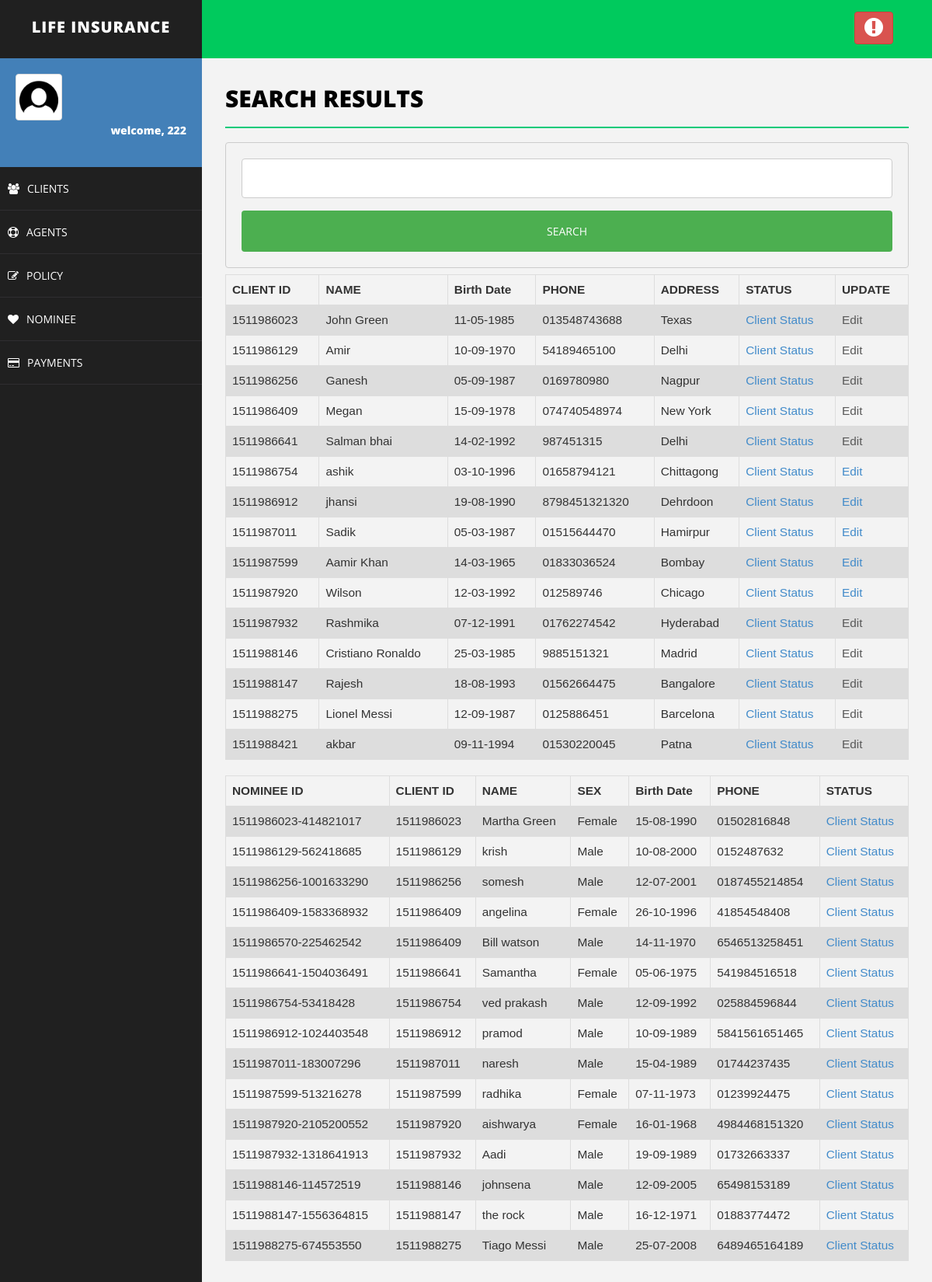
Screenshot of /lims/search.php (signed in) with the database file from the repository.
### tables this page shows
CREATE TABLE `client` (
  `client_id` varchar(200) NOT NULL,
  `client_password` varchar(30) NOT NULL,
  `name` varchar(50) NOT NULL,
  `sex` varchar(20) NOT NULL,
  `birth_date` varchar(20) NOT NULL,
  `marital_status` varchar(20) NOT NULL,
  `nid` varchar(50) NOT NULL,
  `phone` varchar(20) NOT NULL,
  `address` varchar(50) NOT NULL,
  `policy_id` varchar(50) NOT NULL,
  `agent_id` varchar(20) NOT NULL,
  `image` varchar(200) NOT NULL
);

CREATE TABLE `nominee` (
  `nominee_id` varchar(200) NOT NULL,
  `client_id` varchar(100) NOT NULL,
  `name` varchar(50) NOT NULL,
  `sex` varchar(20) NOT NULL,
  `birth_date` varchar(50) NOT NULL,
  `nid` varchar(50) NOT NULL,
  `relationship` varchar(20) NOT NULL,
  `priority` varchar(20) NOT NULL,
  `phone` varchar(50) NOT NULL
);

### lims/search.php (the view, shortened to what this page needs)
<!DOCTYPE html>
<html>
<head>
    <link href="assets/css/bootstrap.css" rel="stylesheet" />
    <link href="assets/css/font-awesome.css" rel="stylesheet" />
    <link href="assets/css/basic.css" rel="stylesheet" />
    <link href="assets/css/custom.css" rel="stylesheet" />
</head>
<body>
<?php include 'header.php';
?>
        <div id="page-wrapper">
                <div class="row">
                    <div class="col-md-12">
                        <h1 class="page-head-line">Search Results
						</h1>
						<div class= "searchBar">
		  <form action="search.php" method="post">
          <input type="text" name="key"><br>
          <input class="searchBtn" type="submit" value="SEARCH">
          </form>
	  </div>
                    </div>
                </div>
<?php
	   $key       = $_POST["key"];
         $sql="SELECT * FROM client WHERE client_id LIKE '%" . $key .  "%' OR name LIKE '%" . $key ."%' OR phone LIKE '%" . $key ."%'";
		 $result = $conn->query($sql);
	if ($result->num_rows > 0) {
	echo "<table class=\"table\">\n";
    echo "  <tr>\n";
    echo "    <th>CLIENT ID</th>\n";
    echo "    <th>NAME</th>\n";
    echo "    <th>Birth Date</th>\n";
    echo "    <th>PHONE</th>\n";
	echo "    <th>ADDRESS</th>\n";
	echo "    <th>STATUS</th>\n";
	echo "    <th>UPDATE</th>\n";
    echo "  </tr>";
	while($row = $result->fetch_assoc()) {
		echo "<tr>\n";
		echo "    <td>".$row["client_id"]."</td>\n";
		echo "    <td>".$row["name"]."</td>\n";
		echo "    <td>".$row["birth_date"]."</td>\n";
		echo "    <td>".$row["phone"]."</td>\n";
		echo "    <td>".$row["address"]."</td>\n";
		echo "    <td>"."<a href='clientStatus.php?client_id=".$row["client_id"]. "'>Client Status</a>"."</td>\n";
		if($row["agent_id"]== $username){
			echo "<td>"."<a href='editClient.php?client_id=".$row["client_id"]. "'>Edit</a>"."</td>\n";
		}else{
			echo "<td>"."<a class=\"dis\" href='editClient.php?client_id=".$row["client_id"]. "'>Edit</a>"."</td>\n";
		}
	   }
	  }else{ echo"Nothing found in Clients Table";echo"<br>";  echo"<br>";
	  }
	$sql = "SELECT * FROM nominee WHERE nominee_id LIKE '%" . $key .  "%' OR name LIKE '%" . $key ."%'";
	$result = $conn->query($sql);
		if ($result->num_rows > 0) {
	echo "<table class=\"table\">\n";
    echo "  <tr>\n";
	echo "    <th>NOMINEE ID</th>\n";
    echo "    <th>CLIENT ID</th>\n";
    echo "    <th>NAME</th>\n";
	echo "    <th>SEX</th>\n";
    echo "    <th>Birth Date</th>\n";
    echo "    <th>PHONE</th>\n";;
	echo "    <th>STATUS</th>\n";
    echo "  </tr>";
	while($row = $result->fetch_assoc()) {
		echo "<tr>\n";
		echo "    <td>".$row["nominee_id"]."</td>\n";
		echo "    <td>".$row["client_id"]."</td>\n";
		echo "    <td>".$row["name"]."</td>\n";
		echo "    <td>".$row["sex"]."</td>\n";
		echo "    <td>".$row["birth_date"]."</td>\n";
		echo "    <td>".$row["phone"]."</td>\n";
		echo "    <td>"."<a href='clientStatus.php?client_id=".$row["client_id"]. "'>Client Status</a>"."</td>\n";
	}
	echo "</table>\n";
	} else {
    echo "Nothing Found in Nominee Table";
	echo"<br>"; echo"<br>";
}
?>
        </div>
    </div>
</body>
</html>

### lims/assets/css/basic.css (style rules this page uses)
body { font-family: 'Open Sans', sans-serif; line-height:25px; }
#page-wrapper { padding: 15px 15px; min-height: 600px; background: #F3F3F3; }
.page-head-line { font-size: 30px; text-transform: uppercase; color: #000; font-weight: 800; padding-bottom: 20px; border-bottom: 2px solid #00CA79; margin-bottom: 10px; }
@media (min-width:768px) { #page-wrapper { margin: 0 0 0 260px; padding: 15px 30px; min-height: 1200px; } }

### lims/search.php (style rules this page uses)
table { font-family: arial, sans-serif; border-collapse: collapse; width: 100%; margin-left:0%; font-size:110%; }
td, th { border: 1px solid #dddddd; text-align: left; padding: 8px; }
tr:nth-child(even) { background-color: #dddddd; }
.dis { pointer-events: none; cursor: default; color:#595959; }
.searchBar { float: auto; cursor: pointer; width: 100%; padding: 12px 20px; margin: 8px 0; display: inline-block; border: 1px solid #ccc; border-radius: 4px; box-sizing: border-box; }
input[type=text], select { width: 100%; padding: 12px 20px; margin: 8px 0; display: inline-block; border: 1px solid #ccc; border-radius: 4px; box-sizing: border-box; }
input[type=submit] { width: 100%; background-color: #4CAF50; color: white; padding: 14px 20px; margin: 8px 0; border: none; border-radius: 4px; cursor: pointer; }

### rows the page displays
client: client_id "1511986023", name "John Green", birth_date "11-05-1985", phone "013548743688", address "Texas"
client: client_id "1511986129", name "Amir", birth_date "10-09-1970", phone "54189465100", address "Delhi"
client: client_id "1511986256", name "Ganesh", birth_date "05-09-1987", phone "0169780980", address "Nagpur"
client: client_id "1511986409", name "Megan", birth_date "15-09-1978", phone "074740548974", address "New York"
client: client_id "1511986641", name "Salman bhai", birth_date "14-02-1992", phone "987451315", address "Delhi"
client: client_id "1511986754", name "ashik", birth_date "03-10-1996", phone "01658794121", address "Chittagong"
client: client_id "1511986912", name "jhansi", birth_date "19-08-1990", phone "8798451321320", address "Dehrdoon"
client: client_id "1511987011", name "Sadik", birth_date "05-03-1987", phone "01515644470", address "Hamirpur"
client: client_id "1511987599", name "Aamir Khan", birth_date "14-03-1965", phone "01833036524", address "Bombay"
client: client_id "1511987920", name "Wilson", birth_date "12-03-1992", phone "012589746", address "Chicago"
client: client_id "1511987932", name "Rashmika", birth_date "07-12-1991", phone "01762274542", address "Hyderabad"
client: client_id "1511988146", name "Cristiano Ronaldo", birth_date "25-03-1985", phone "9885151321", address "Madrid"
client: client_id "1511988147", name "Rajesh", birth_date "18-08-1993", phone "01562664475", address "Bangalore"
client: client_id "1511988275", name "Lionel Messi", birth_date "12-09-1987", phone "0125886451", address "Barcelona"
client: client_id "1511988421", name "akbar", birth_date "09-11-1994", phone "01530220045", address "Patna"
nominee: nominee_id "1511986023-414821017", client "1511986023", name "Martha Green", sex "Female", birth_date "15-08-1990", phone "01502816848"
nominee: nominee_id "1511986129-562418685", client "1511986129", name "krish", sex "Male", birth_date "10-08-2000", phone "0152487632"
nominee: nominee_id "1511986256-1001633290", client "1511986256", name "somesh", sex "Male", birth_date "12-07-2001", phone "0187455214854"
nominee: nominee_id "1511986409-1583368932", client "1511986409", name "angelina", sex "Female", birth_date "26-10-1996", phone "41854548408"
nominee: nominee_id "1511986570-225462542", client "1511986409", name "Bill watson", sex "Male", birth_date "14-11-1970", phone "6546513258451"
nominee: nominee_id "1511986641-1504036491", client "1511986641", name "Samantha", sex "Female", birth_date "05-06-1975", phone "541984516518"
nominee: nominee_id "1511986754-53418428", client "1511986754", name "ved prakash", sex "Male", birth_date "12-09-1992", phone "025884596844"
nominee: nominee_id "1511986912-1024403548", client "1511986912", name "pramod", sex "Male", birth_date "10-09-1989", phone "5841561651465"
nominee: nominee_id "1511987011-183007296", client "1511987011", name "naresh", sex "Male", birth_date "15-04-1989", phone "01744237435"
nominee: nominee_id "1511987599-513216278", client "1511987599", name "radhika", sex "Female", birth_date "07-11-1973", phone "01239924475"
nominee: nominee_id "1511987920-2105200552", client "1511987920", name "aishwarya", sex "Female", birth_date "16-01-1968", phone "4984468151320"
nominee: nominee_id "1511987932-1318641913", client "1511987932", name "Aadi", sex "Male", birth_date "19-09-1989", phone "01732663337"
nominee: nominee_id "1511988146-114572519", client "1511988146", name "johnsena", sex "Male", birth_date "12-09-2005", phone "65498153189"
nominee: nominee_id "1511988147-1556364815", client "1511988147", name "the rock", sex "Male", birth_date "16-12-1971", phone "01883774472"
nominee: nominee_id "1511988275-674553550", client "1511988275", name "Tiago Messi", sex "Male", birth_date "25-07-2008", phone "6489465164189"

### other values shown
$_SESSION["username"] "222"
